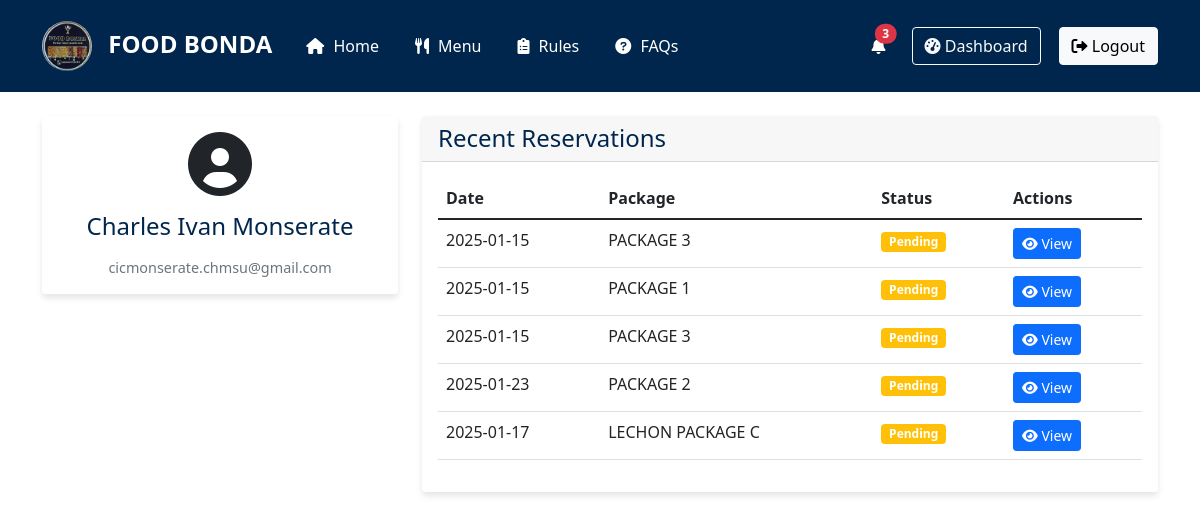
The page /customer_dashboard.php (signed in) on the database as committed earlier.
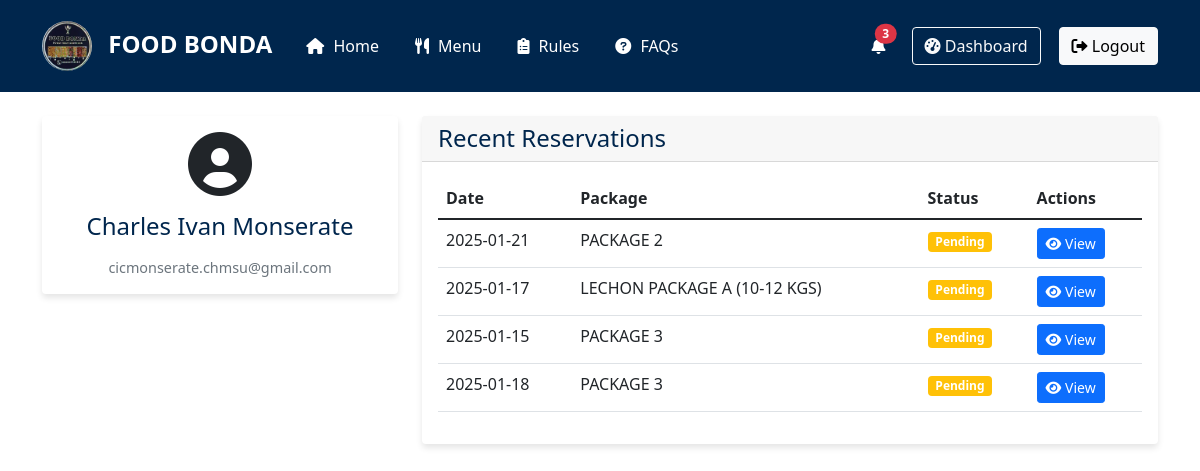
The same page on the database as committed later.
### tables this page shows
CREATE TABLE `customers` (
  `customer_id` int NOT NULL,
  `first_name` varchar(50) NOT NULL,
  `middle_name` varchar(50) DEFAULT NULL,
  `last_name` varchar(50) NOT NULL,
  `email` varchar(100) NOT NULL,
  `password` varchar(255) NOT NULL,
  `created_at` timestamp NULL DEFAULT CURRENT_TIMESTAMP,
  `last_login` timestamp NULL DEFAULT NULL,
  `status` enum('active','inactive') DEFAULT 'active'
);

CREATE TABLE `reservations` (
  `reservation_id` int NOT NULL,
  `customer_id` int NOT NULL,
  `first_name` varchar(50) NOT NULL,
  `middle_name` varchar(50) DEFAULT NULL,
  `last_name` varchar(50) NOT NULL,
  `contact` varchar(11) NOT NULL,
  `email` varchar(100) NOT NULL,
  `event_date` date NOT NULL,
  `delivery_time` time NOT NULL,
  `delivery_address` text NOT NULL,
  `event_type` enum('wedding','birthday','christening','thanksgiving','fiesta') NOT NULL,
  `package_name` varchar(100) NOT NULL,
  `selected_dishes` text NOT NULL,
  `package_price` decimal(10,2) NOT NULL,
  `payment_method` enum('Cash on Delivery','Downpayment 50%') NOT NULL,
  `gcash_receipt_path` varchar(255) DEFAULT NULL,
  `status` enum('pending','confirmed','completed','cancelled') DEFAULT 'pending',
  `created_at` timestamp NULL DEFAULT CURRENT_TIMESTAMP,
  `updated_at` timestamp NOT NULL DEFAULT CURRENT_TIMESTAMP ON UPDATE CURRENT_TIMESTAMP
);

### session.php (called while the page is built, shortened)
<?php
function isLoggedIn() {
    return isset($_SESSION['customer_id']);
}
?>

### customer_dashboard.php (the view, shortened to what this page needs)
<?php
require_once 'session.php';
require_once 'db_conn.php';
$customer_id = $_SESSION['customer_id'];
$stmt = $conn->prepare('SELECT * FROM customers WHERE customer_id = ?');
$stmt->bind_param('i', $customer_id);
$stmt->execute();
$customer = $stmt->get_result()->fetch_assoc();
?>
<!DOCTYPE html>
<html lang="en">
<head>
    <link href="https://cdn.jsdelivr.net/npm/bootstrap@5.1.3/dist/css/bootstrap.min.css" rel="stylesheet">
    <link rel="stylesheet" href="https://cdnjs.cloudflare.com/ajax/libs/font-awesome/6.0.0/css/all.min.css">
    <link href="main.css" rel="stylesheet">
</head>
<body>
    <?php include 'navbar.php'; ?>
    <div class="container py-4">
        <div class="row">
            <div class="col-md-4 mb-4">
                <div class="card">
                    <div class="card-body text-center">
                        <i class="fas fa-user-circle fa-4x mb-3"></i>
                        <h5 class="card-title"><?php echo htmlspecialchars($customer['first_name'] . ' ' . $customer['last_name']); ?></h5>
                        <p class="card-text text-muted"><?php echo htmlspecialchars($customer['email']); ?></p>
                    </div>
                </div>
            </div>
            <div class="col-md-8">
                <div class="card mb-4">
                    <div class="card-header">
                        <h5 class="card-title mb-0">Recent Reservations</h5>
                    </div>
                    <div class="card-body">
                        <div class="table-responsive">
                            <table class="table">
                                <thead>
                                    <tr>
                                        <th>Date</th>
                                        <th>Package</th>
                                        <th>Status</th>
                                        <th>Actions</th>
                                    </tr>
                                </thead>
                                <tbody>
                                    <?php
                                    $stmt = $conn->prepare("SELECT * FROM reservations WHERE customer_id = ? ORDER BY created_at DESC LIMIT 5");
                                    $stmt->bind_param("i", $customer_id);
                                    $stmt->execute();
                                    $reservations = $stmt->get_result();
                                    if ($reservations->num_rows > 0):
                                        while ($reservation = $reservations->fetch_assoc()):
                                    ?>
                                    <tr>
                                        <td><?php echo htmlspecialchars($reservation['event_date']); ?></td>
                                        <td><?php echo htmlspecialchars($reservation['package_name']); ?></td>
                                        <td>
                                            <span class="badge bg-<?php echo $reservation['status'] === 'confirmed' ? 'success' : 'warning'; ?>">
                                                <?php echo ucfirst(htmlspecialchars($reservation['status'])); ?>
                                            </span>
                                        </td>
                                        <td>
                                            <a href="ticket.php?id=<?php echo $reservation['reservation_id']; ?>" class="btn btn-sm btn-primary">
                                                <i class="fas fa-eye"></i> View
                                            </a>
                                        </td>
                                    </tr>
                                    <?php
                                        endwhile;
                                    else:
                                    ?>
                                    <tr>
                                        <td colspan="4" class="text-center">No reservations found</td>
                                    </tr>
                                    <?php endif; ?>
                                </tbody>
                            </table>
                        </div>
                    </div>
                </div>
            </div>
        </div>
    </div>
</body>
</html>

### navbar.php (shortened to what this page needs)
<?php
require_once 'session.php';
?>
<nav class="navbar navbar-expand-lg">
    <div class="container">
        <a class="navbar-brand" href="index.php">
            <img src="logo.jpg" alt="FOODBONDA_logo">
            FOOD BONDA
        </a>
        <div class="collapse navbar-collapse" id="navbarNav">
            <ul class="navbar-nav me-auto">
                <li class="nav-item">
                    <a class="nav-link" href="index.php#intro"><i class="fas fa-home"></i> Home</a>
                </li>
                <li class="nav-item">
                    <a class="nav-link" href="index.php#menu"><i class="fas fa-utensils"></i> Menu</a>
                </li>
                <li class="nav-item">
                    <a class="nav-link" href="index.php#rules"><i class="fas fa-clipboard-list"></i> Rules</a>
                </li>
                <li class="nav-item">
                    <a class="nav-link" href="index.php#faqs"><i class="fas fa-question-circle"></i> FAQs</a>
                </li>
            </ul>
            <div class="auth-buttons">
                <?php if (isLoggedIn()): ?>
                    <div class="d-flex align-items-center">
                        <div class="notification-bell me-3 position-relative">
                            <a href="#" class="text-white" data-bs-toggle="dropdown">
                                <i class="fas fa-bell"></i>
                                <span class="position-absolute top-0 start-100 translate-middle badge rounded-pill bg-danger">
                                    3
                                </span>
                            </a>
                        </div>
                        <a href="customer_dashboard.php" class="btn btn-outline-light me-2">
                            <i class="fas fa-tachometer-alt"></i> Dashboard
                        </a>
                        <a href="logout.php" class="btn btn-light">
                            <i class="fas fa-sign-out-alt"></i> Logout
                        </a>
                    </div>
                <?php endif; ?>
            </div>
        </div>
    </div>
</nav>

### main.css (style rules this page uses)
:root { --dark-blue: #00264d; --light-blue: #e8f1f8; --light-gray: #f8f9fa; --accent-blue: #0066cc; }
body { min-height: 100vh; display: flex; flex-direction: column; }
.navbar { background-color: var(--dark-blue); padding: 1rem; }
.navbar-brand img { width: 50px; height: 50px; border-radius: 50%; margin-right: 10px; }
.navbar-brand { color: white !important; font-size: 1.5rem; font-weight: bold; }
.nav-link { color: white !important; margin: 0 10px; }
.card { transition: transform 0.3s ease; border: none; box-shadow: 0 4px 6px rgba(0, 0, 0, 0.1); }
.card-title { color: var(--dark-blue); font-size: 1.5rem; margin-bottom: 1rem; }
.card-text { color: #666; font-size: 0.9rem; margin-bottom: 1.5rem; }
.nav-link i { margin-right: 5px; }
.auth-buttons .btn { margin-left: 10px; }

Rows that differ between the two databases and show on the page:
removed reservations: event_date "2025-01-15", package_name "PACKAGE 1", status "Pending"
removed reservations: event_date "2025-01-23", package_name "PACKAGE 2", status "Pending"
removed reservations: event_date "2025-01-17", package_name "LECHON PACKAGE C", status "Pending"
added reservations: event_date "2025-01-21", package_name "PACKAGE 2", status "Pending"
added reservations: event_date "2025-01-17", package_name "LECHON PACKAGE A (10-12 KGS)", status "Pending"
changed reservations (number 4 of 4 on the later page): event_date "2025-01-15" → "2025-01-18"
